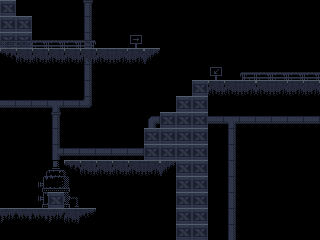

Below is a game level as drawn by its tile map, then a one-line description and the .tmx that defines it (tile-layer data replaced by summaries):
An orthogonal 20x15 tile map with 16x16 px tiles, 5 tile layers (Pipes, Signs, Floor, Crates, ...) and 9 objects.

<map version="1.9" tiledversion="1.9.2" orientation="orthogonal" renderorder="right-down" width="20" height="15" tilewidth="16" tileheight="16" infinite="0" nextlayerid="13" nextobjectid="32">
 <editorsettings>
  <export target="level.json" format="json" />
 </editorsettings>
 <tileset firstgid="1" source="industrial.tsx" />
 <layer id="3" name="Pipes" width="20" height="15">
  <data>[300 cells, 49 non-empty, 16 distinct tile ids]</data>
 </layer>
 <layer id="4" name="Signs" width="20" height="15">
  <data>[300 cells, 2 non-empty, 2 distinct tile ids]</data>
 </layer>
 <layer id="1" name="Floor" width="20" height="15">
  <properties>
   <property name="collides" type="bool" value="true" />
  </properties>
  <data>[300 cells, 30 non-empty, 8 distinct tile ids]</data>
 </layer>
 <objectgroup id="10" name="Ores" class="Ores">
  <object id="20" x="251.333" y="63.9356" width="13" height="13" />
  <object id="21" x="270.333" y="63.9356" width="13" height="13" />
  <object id="22" x="288.333" y="63.9356" width="13" height="13" />
  <object id="23" x="113.333" y="142.936" width="13" height="13" />
  <object id="29" x="161.333" y="97.6027" width="13" height="13" />
  <object id="30" x="176.333" y="80.6027" width="13" height="13" />
  <object id="31" x="145.424" y="113.33" width="13" height="13" />
  <object id="25" x="97.3333" y="142.936" width="13" height="13" />
 </objectgroup>
 <objectgroup id="11" name="GoldOres" class="GoldOres">
  <object id="27" x="12.0833" y="191.686" width="13" height="13" />
 </objectgroup>
 <layer id="12" name="Crates" width="20" height="15">
  <data>[300 cells, 30 non-empty, 1 distinct tile ids]</data>
 </layer>
 <layer id="5" name="Gates" width="20" height="15">
  <data>[300 cells, 11 non-empty, 3 distinct tile ids]</data>
 </layer>
</map>
